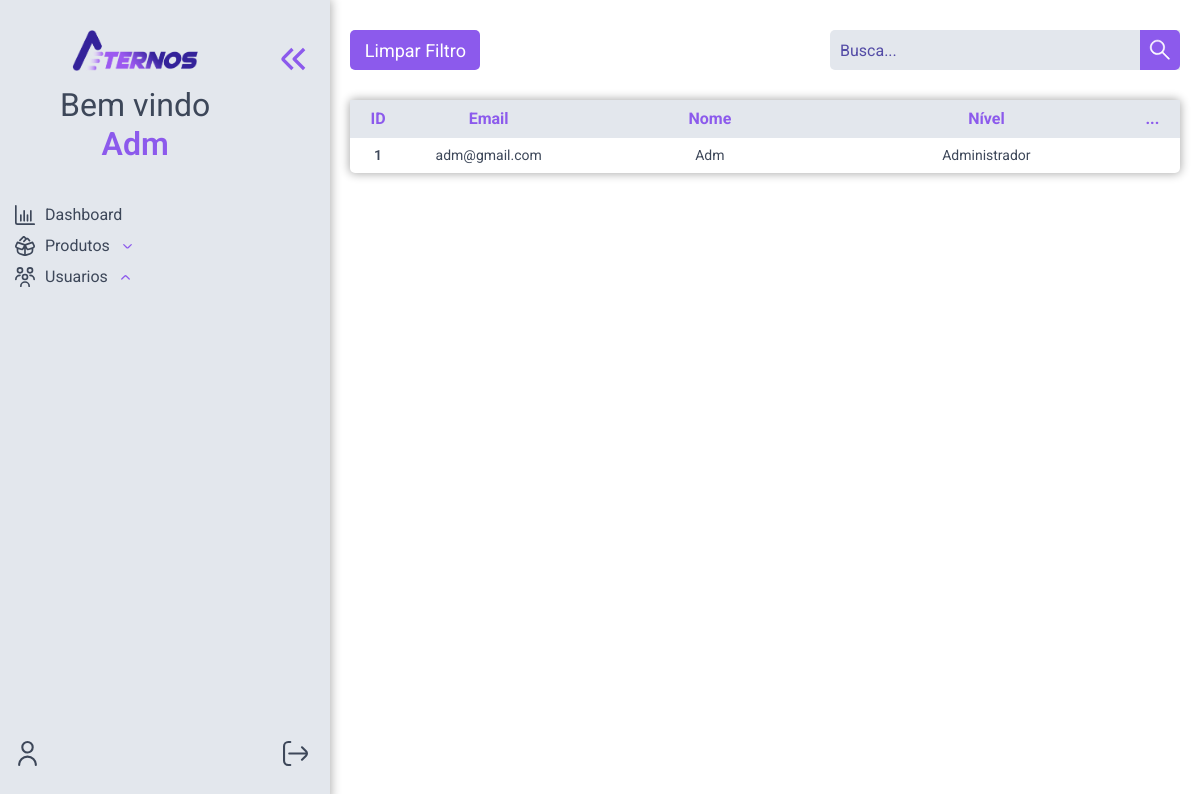
The page /nav/usuario/usuarios.php (signed in) on the database as committed earlier.
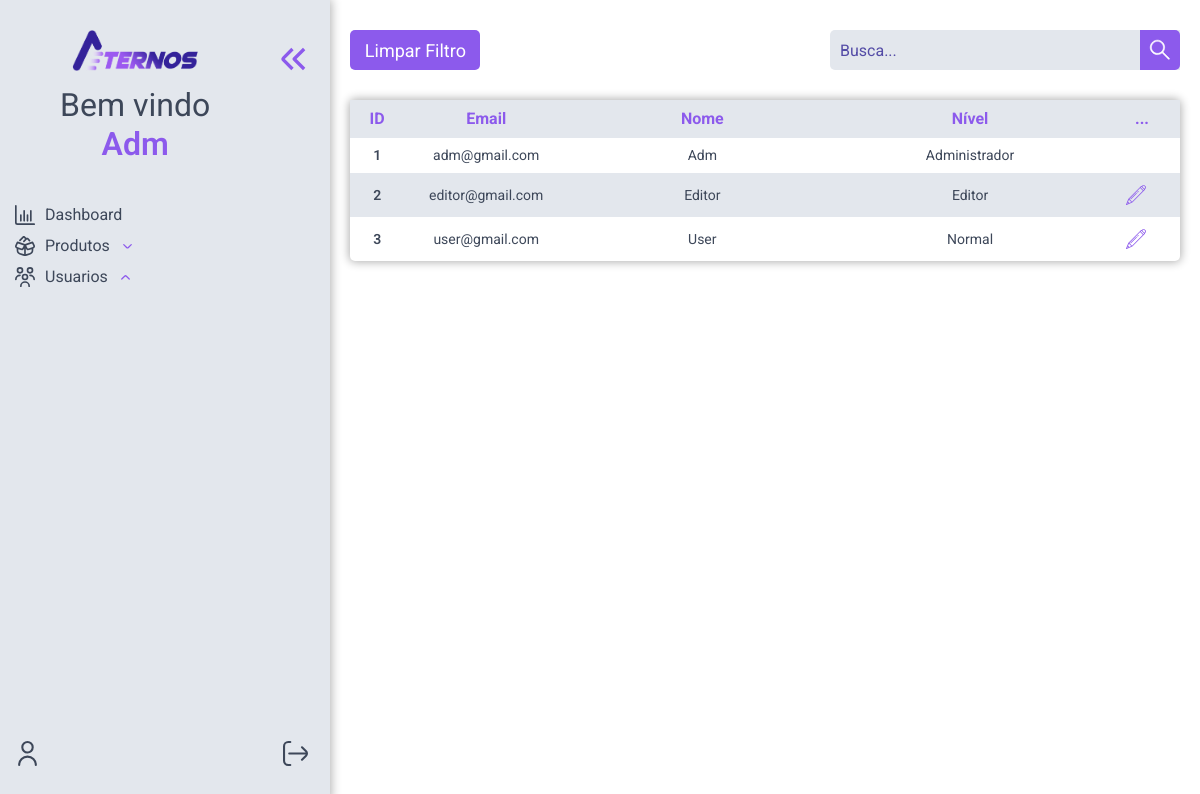
The same page on the database as committed later.
### tables this page shows
CREATE TABLE `usuarios` (
  `id` int(11) NOT NULL,
  `nome` varchar(45) NOT NULL,
  `email` varchar(45) NOT NULL,
  `senha` char(32) NOT NULL,
  `nivel` tinyint(4) DEFAULT 0
);

### config/Conn.php (called while the page is built, shortened)
<?php
    abstract class Conn
    {
        public function connUser(){
            $this->conn = new mysqli(DB_HOST,DB_USER,DB_PASSWORD,DB_NAME);
        }
    }
?>

### classes/Crud.php (called while the page is built, shortened)
<?php
    require_once ABSPATH."config/Conn.php";
    class Crud extends Conn {
        public function select($col, $tabela, $cond = null, $order = null){
            $sql = "SELECT $col FROM $tabela";
            if ($cond !== null) {
                $sql .= " WHERE $cond";
            }
            if ($order !== null) {
                $sql .= " ORDER BY $order";
            }
            return $this->conn->query($sql);
        }
    }
?>

### nav/usuario/usuarios.php (the view, shortened to what this page needs)
<?php
    require_once ABSPATH.'classes/Crud.php';
?>
<?php include_once ABSPATH.'layout/header.php';?>
<body class="main-index">
    <?php include_once ABSPATH.'layout/menu-lateral.php';
    ?>
    <main class="corpo-produto page">
        <section class="cabecalho">
            <a href="<?php echo BASEURL;?>nav/usuario/usuarios.php" class="limpar" > Limpar Filtro</a>
            <div class="box-busca">
                <form action="" method="get">
                <input class="busca" name="search" type="text" placeholder="Busca...">
                <button type="submit" class="btn-busca">
                </button>
                </form>
            </div>
        </section>
        <table style="width:100%;">
            <thead>
                <tr>
                    <th class="id" scope="col">ID</th>
                    <th class="codigo" scope="col">Email</th>
                    <th class="nome" scope="col">Nome</th>
                    <th class="nome" scope="col">Nível</th>
                    <th class="edit" scope="col">...</th>
                </tr>
            </thead>
            <tbody>
                <?php
                $obj = new Crud;
                if(isset($_GET) and !empty($_GET['search'])){
                    $var = $_GET['search'];
                    $select = $obj->select('*',"usuarios","nome LIKE '$var%' or id LIKE '$var%' or email LIKE '$var%'");
                }else{
                    $select = $obj->select("*","usuarios","1","id ASC");
                }
                if ($select->num_rows > 0){
                    while($rows = $select->fetch_object()){
                    if ($rows->nivel == 0){
                        $nivel = "Normal";
                    }elseif($rows->nivel == 1){
                        $nivel = "Editor";
                    }elseif($rows->nivel == 2){
                        $nivel = "Administrador";
                    }
            ?>
                <tr>
                    <th class="id" scope="row"><?php echo $rows->id?></th>
                    <td class="codigo"><?php echo $rows->email?></td>
                    <td class="nome"><?php echo $rows->nome?></td>
                    <td class="categoria"><?php echo $nivel?></td>
                    <?php if(!($_SESSION['email'] == $rows->email)){?>
                        <td class="edit">
                            <a href="<?php echo BASEURL;?>core/editar.php?idUsu=<?php echo $rows->id?>">
                        </td>
                    <?php }?>
                    <?php }?>
                </tr>
                <?php
                    }
            ?>
            </tbody>
        </table>
    </main>
</body>
</html>

Rows that differ between the two databases and show on the page:
added usuarios: id "2", email "editor@gmail.com", nome "Editor", nivel "Editor"
added usuarios: id "3", email "user@gmail.com", nome "User", nivel "Normal"
